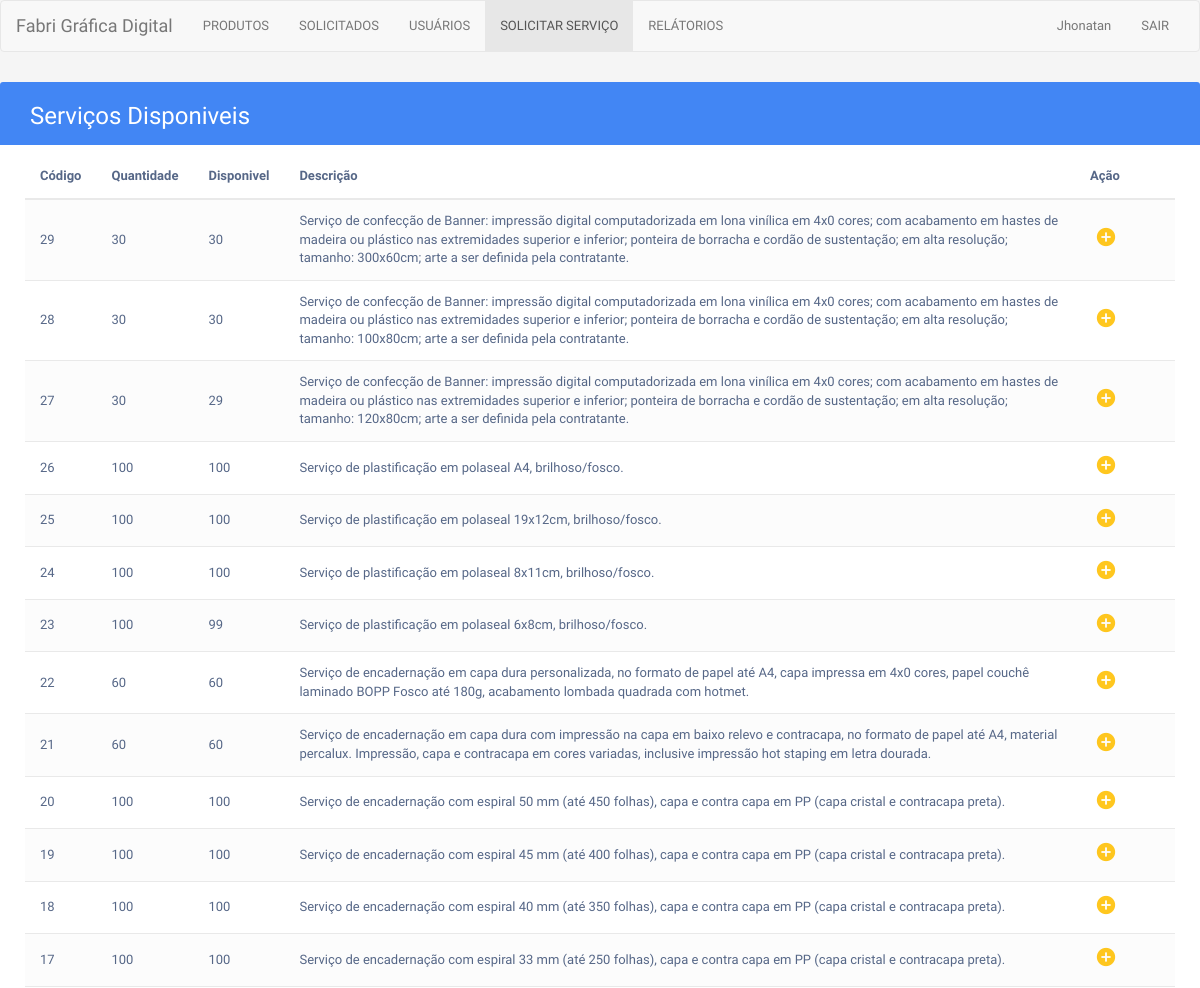
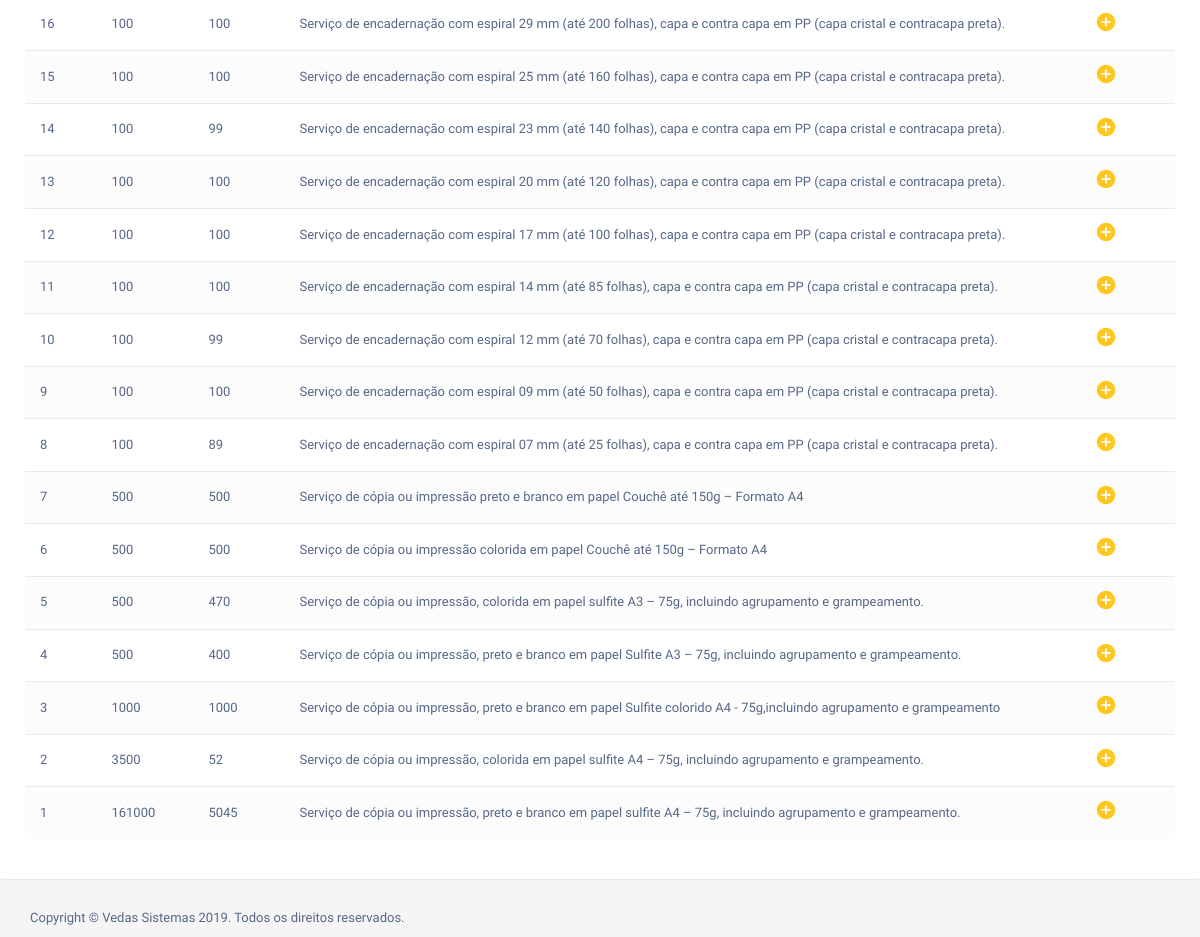
Page /interno/impressao/solicitar-servicos.php (signed in) on the committed database (2 pictures, top to bottom).
### tables this page shows
CREATE TABLE `produtos` (
  `id` int(11) NOT NULL,
  `codigo` int(11) NOT NULL,
  `descricao_prod` varchar(500) NOT NULL,
  `quantidade` int(11) NOT NULL,
  `valor_unidade` decimal(10,2) NOT NULL,
  `status` int(1) DEFAULT NULL
);

### interno/impressao/solicitar-servicos.php (the view, shortened to what this page needs)
<?php
include_once("../conexao_bd.php");
 $VarNome  = $_SESSION['s_nome'];
?>
<!DOCTYPE html>
<html lang="en">
<head>
<link rel="stylesheet" href="https://maxcdn.bootstrapcdn.com/font-awesome/4.7.0/css/font-awesome.min.css">
<link rel="stylesheet" href="https://maxcdn.bootstrapcdn.com/bootstrap/3.3.7/css/bootstrap.min.css">
</head>
<body>
      <nav class="navbar navbar-default">
        <div class="container-fluid">
          <div class="navbar-header">
            <a class="navbar-brand" href="#">Fabri Gráfica Digital</a>
          </div>
          <div id="navbar" class="navbar-collapse collapse">
            <ul class="nav navbar-nav">
              <li><a href="inicio.php">PRODUTOS</a></li>
              <li  ><a href="solicitados.php">SOLICITADOS</a></li>
              <li><a href="usuarios.php">USUÁRIOS</a></li>
              <li class="active"><a href="solicitar-servicos.php">SOLICITAR SERVIÇO</a></li>
                            <li><a href="pesquisa.php">RELÁTORIOS</a></li>
            </ul>
            <ul class="nav navbar-nav navbar-right">
              <li><a href="#"><?php echo "$VarNome"; ?></a></li>
              <li><a href="../administrador/logout.php">SAIR</a></li>
            </ul>
          </div>
        </div>
      </nav>
        <div class="table-wrapper">
            <div class="table-title">
                <div class="row">
                    <div class="col-sm-6">
            <h2>Serviços Disponiveis</b></h2>
          </div>
                </div>
            </div>
            <table class="table table-striped table-hover">
                <thead>
                    <tr>
                        <th>Código</th>
                        <th>Quantidade</th>
                         <th>Disponivel</th>
                        <th>Descrição</th>
                        <th>Ação</th>
                    </tr>
                </thead>
                <tbody>
                  <?php
                    $result_produtos = "SELECT * FROM produtos WHERE status ='0'ORDER BY id DESC";
                      $resultado_produtos = mysqli_query($conn, $result_produtos);
                     ?>
                    <?php while($rows_produto = mysqli_fetch_assoc($resultado_produtos)){ ?>
            <tr>
                        <?php $idP = $rows_produto['id'];
                        $dispon = "SELECT SUM(quantidade) AS quantidade FROM impressao WHERE id_produto = '$idP' AND NOT status = 2 AND NOT status = 0 AND NOT status = 5 AND NOT status = 1";
                        $disponivel = mysqli_query($conn, $dispon);
                        while ($row_disp = mysqli_fetch_assoc($disponivel)) {
                            $qnt_impress = $row_disp['quantidade'];
                            $qnt_prod = $rows_produto['quantidade'];
                            $disp_final = $qnt_prod - $qnt_impress;
                             ?>
                            <td><?php echo $rows_produto['codigo']; ?></td>
                            <td><?php echo $rows_produto['quantidade']; ?></td>
                            <td><?php echo $disp_final;?></td>
                            <td><?php echo $rows_produto['descricao_prod']; ?></td>
                      <?php  } ?>
                        <td>
<a href="#" class="edit"><i type="button" class="material-icons orange600" data-toggle="modal" title="Adicionar" data-target="#Adicionar"
data-whatever="<?php echo $rows_produto['id']; ?>"
data-whatevercodigo="<?php echo $rows_produto['codigo']; ?>"
data-whateverquantidade="<?php echo $rows_produto['quantidade'];?>"
data-whateverdescricao="<?php echo $rows_produto['descricao_prod']; ?>"> &#xE147;</i></a>
                        </td>
                         </tr>
                  <?php }?>
                </tbody>
            </table>
        </div>
<div class="footer-bottom">
        <div class="container">
            <p class="pull-left"> Copyright © Vedas Sistemas 2019. Todos os direitos reservados. </p>
        </div>
    </div>
</body>
</html>

### interno/impressao/solicitar-servicos.php (style rules this page uses)
body { color: #566787; background: #f5f5f5; font-family: 'Varela Round', sans-serif; font-size: 13px; }
.table-wrapper { background: #fff; padding: 20px 25px; margin: 30px 0; border-radius: 3px; box-shadow: 0 1px 1px rgba(0,0,0,.05); }
.table-title { padding-bottom: 15px; background: #4286f4; color: #fff; padding: 16px 30px; margin: -20px -25px 10px; border-radius: 3px 3px 0 0; }
.table-title h2 { margin: 5px 0 0; font-size: 24px; }
table.table tr th, table.table tr td { border-color: #e9e9e9; padding: 12px 15px; vertical-align: middle; }
table.table tr th:first-child { width: 60px; }
table.table tr th:last-child { width: 100px; }
table.table-striped tbody tr:nth-of-type(odd) { background-color: #fcfcfc; }
table.table td:last-child i { opacity: 0.9; font-size: 22px; margin: 0 5px; }
table.table td a { font-weight: bold; color: #566787; display: inline-block; text-decoration: none; outline: none !important; }
table.table td a.edit { color: #FFC107; }
table.table td i { font-size: 19px; }

### rows in the picture
produtos: codigo "29", quantidade "30", descricao_prod "Serviço de confecção de Banner: impressão digital computadorizada em lona vinílica em 4x0 cores; com acabamento em hastes de madeira ou plástico nas extremidades superior e inferior; ponteira de borracha e cordão de sustentação; em alta resolução; tamanho: 300x60cm; arte a ser definida pela contratante."
produtos: codigo "28", quantidade "30", descricao_prod "Serviço de confecção de Banner: impressão digital computadorizada em lona vinílica em 4x0 cores; com acabamento em hastes de madeira ou plástico nas extremidades superior e inferior; ponteira de borracha e cordão de sustentação; em alta resolução; tamanho: 100x80cm; arte a ser definida pela contratante."
produtos: codigo "27", quantidade "30", disp_final "29", descricao_prod "Serviço de confecção de Banner: impressão digital computadorizada em lona vinílica em 4x0 cores; com acabamento em hastes de madeira ou plástico nas extremidades superior e inferior; ponteira de borracha e cordão de sustentação; em alta resolução; tamanho: 120x80cm; arte a ser definida pela contratante."
produtos: codigo "26", quantidade "100", descricao_prod "Serviço de plastificação em polaseal A4, brilhoso/fosco."
produtos: codigo "25", quantidade "100", descricao_prod "Serviço de plastificação em polaseal 19x12cm, brilhoso/fosco."
produtos: codigo "24", quantidade "100", descricao_prod "Serviço de plastificação em polaseal 8x11cm, brilhoso/fosco."
produtos: codigo "23", quantidade "100", disp_final "99", descricao_prod "Serviço de plastificação em polaseal 6x8cm, brilhoso/fosco."
produtos: codigo "22", quantidade "60", descricao_prod "Serviço de encadernação em capa dura personalizada, no formato de papel até A4, capa impressa em 4x0 cores, papel couchê laminado BOPP Fosco até 180g, acabamento lombada quadrada com hotmet."
produtos: codigo "21", quantidade "60", descricao_prod "Serviço de encadernação em capa dura com impressão na capa em baixo relevo e contracapa, no formato de papel até A4, material percalux. Impressão, capa e contracapa em cores variadas, inclusive impressão hot staping em letra dourada."
produtos: codigo "20", quantidade "100", descricao_prod "Serviço de encadernação com espiral 50 mm (até 450 folhas), capa e contra capa em PP (capa cristal e contracapa preta)."
produtos: codigo "19", quantidade "100", descricao_prod "Serviço de encadernação com espiral 45 mm (até 400 folhas), capa e contra capa em PP (capa cristal e contracapa preta)."
produtos: codigo "18", quantidade "100", descricao_prod "Serviço de encadernação com espiral 40 mm (até 350 folhas), capa e contra capa em PP (capa cristal e contracapa preta)."
produtos: codigo "17", quantidade "100", descricao_prod "Serviço de encadernação com espiral 33 mm (até 250 folhas), capa e contra capa em PP (capa cristal e contracapa preta)."
produtos: codigo "16", quantidade "100", descricao_prod "Serviço de encadernação com espiral 29 mm (até 200 folhas), capa e contra capa em PP (capa cristal e contracapa preta)."
produtos: codigo "15", quantidade "100", descricao_prod "Serviço de encadernação com espiral 25 mm (até 160 folhas), capa e contra capa em PP (capa cristal e contracapa preta)."
produtos: codigo "14", quantidade "100", disp_final "99", descricao_prod "Serviço de encadernação com espiral 23 mm (até 140 folhas), capa e contra capa em PP (capa cristal e contracapa preta)."
produtos: codigo "13", quantidade "100", descricao_prod "Serviço de encadernação com espiral 20 mm (até 120 folhas), capa e contra capa em PP (capa cristal e contracapa preta)."
produtos: codigo "12", quantidade "100", descricao_prod "Serviço de encadernação com espiral 17 mm (até 100 folhas), capa e contra capa em PP (capa cristal e contracapa preta)."
produtos: codigo "11", quantidade "100", descricao_prod "Serviço de encadernação com espiral 14 mm (até 85 folhas), capa e contra capa em PP (capa cristal e contracapa preta)."
produtos: codigo "10", quantidade "100", disp_final "99", descricao_prod "Serviço de encadernação com espiral 12 mm (até 70 folhas), capa e contra capa em PP (capa cristal e contracapa preta)."
produtos: codigo "9", quantidade "100", descricao_prod "Serviço de encadernação com espiral 09 mm (até 50 folhas), capa e contra capa em PP (capa cristal e contracapa preta)."
produtos: codigo "8", quantidade "100", disp_final "89", descricao_prod "Serviço de encadernação com espiral 07 mm (até 25 folhas), capa e contra capa em PP (capa cristal e contracapa preta)."
produtos: codigo "7", quantidade "500", descricao_prod "Serviço de cópia ou impressão preto e branco em papel Couchê até 150g – Formato A4"
produtos: codigo "6", quantidade "500", descricao_prod "Serviço de cópia ou impressão colorida em papel Couchê até 150g – Formato A4"
produtos: codigo "5", quantidade "500", disp_final "470", descricao_prod "Serviço de cópia ou impressão, colorida em papel sulfite A3 – 75g, incluindo agrupamento e grampeamento."
produtos: codigo "4", quantidade "500", disp_final "400", descricao_prod "Serviço de cópia ou impressão, preto e branco em papel Sulfite A3 – 75g, incluindo agrupamento e grampeamento."
produtos: codigo "3", quantidade "1000", descricao_prod "Serviço de cópia ou impressão, preto e branco em papel Sulfite colorido A4 - 75g,incluindo agrupamento e grampeamento"
produtos: codigo "2", quantidade "3500", disp_final "52", descricao_prod "Serviço de cópia ou impressão, colorida em papel sulfite A4 – 75g, incluindo agrupamento e grampeamento."
produtos: codigo "1", quantidade "161000", disp_final "5045", descricao_prod "Serviço de cópia ou impressão, preto e branco em papel sulfite A4 – 75g, incluindo agrupamento e grampeamento."

### other values in the picture
$VarNome "Jhonatan"
